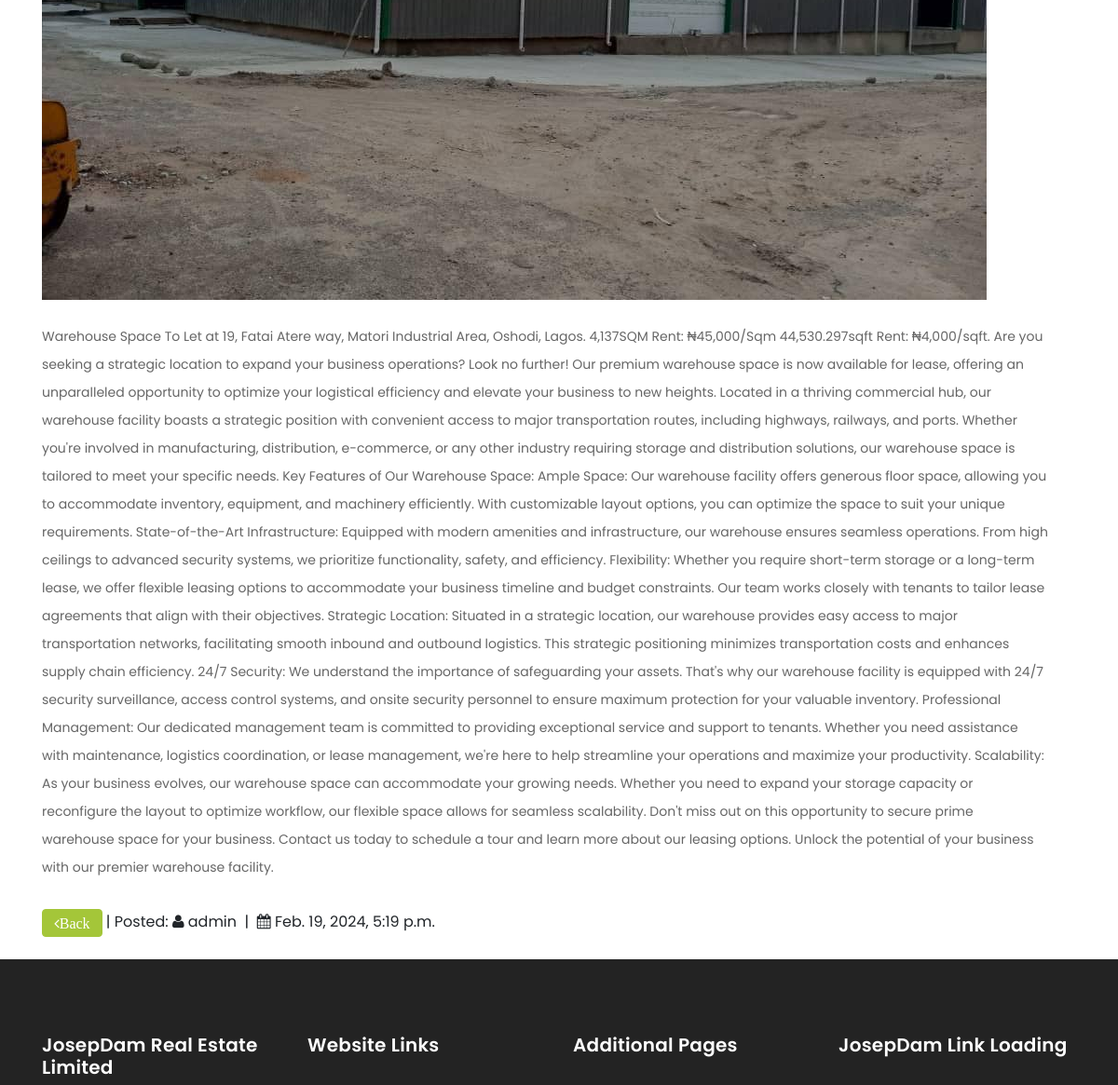
Page /article_blog/2/ (middle part) on the earlier database version.
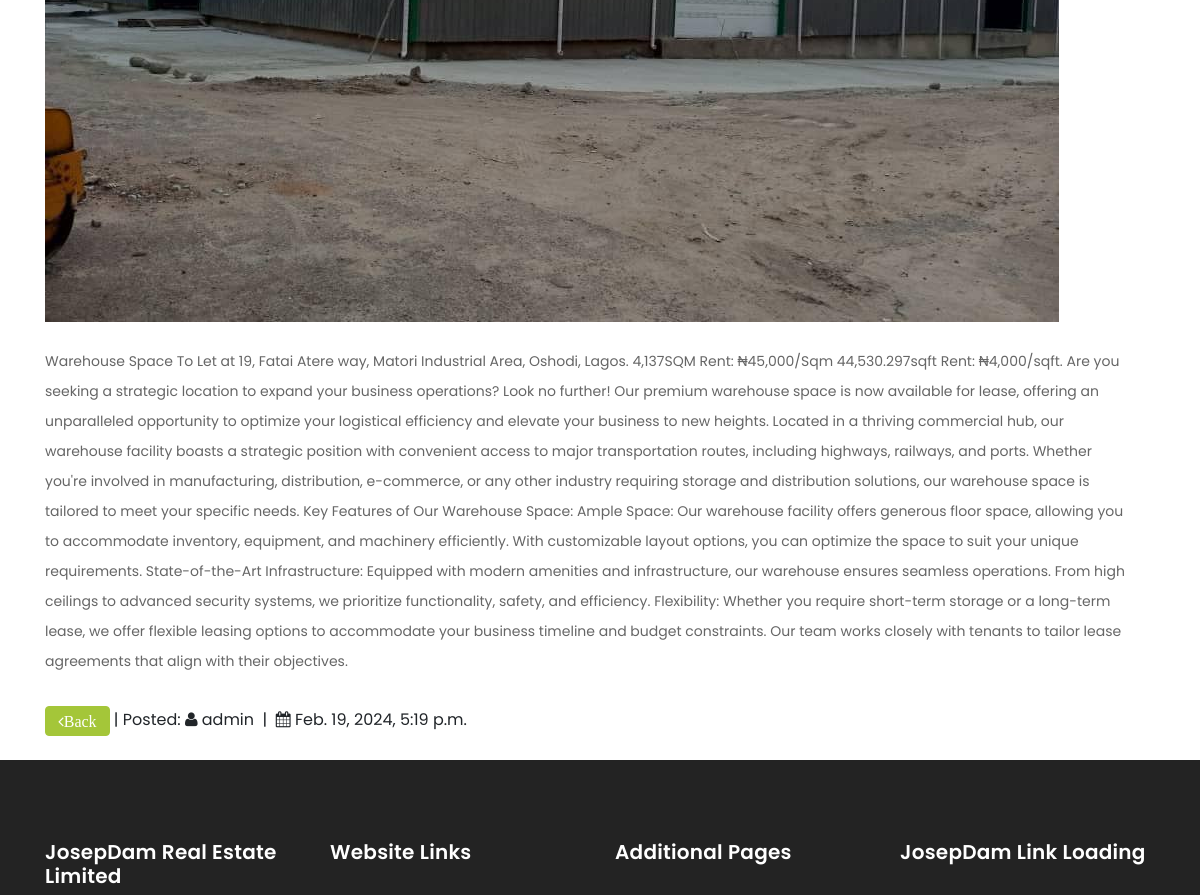
Same page on the later database version.
### josepdam/models.py (models this page shows, shortened)
class BlogPost(models.Model):
    title = models.CharField(max_length=255, blank=True, null=True)
    description = models.TextField()
    slug = models.SlugField (max_length=255)
    img = models.ImageField ( upload_to= 'image_blog/')
    publish_date = models.DateTimeField (auto_now_add= True)
    author = models.ForeignKey(User, on_delete=models.CASCADE)
    price = models.IntegerField()
    location = models.CharField(max_length = 200,blank=True, null=True)
    class Meta:
        ordering =['-publish_date']

### josepdam/views.py (the view, shortened to what this page needs)
# urls.py: path('article_blog/<int:pk>/', BlogArticleDetailView.as_view(), name="detail-blog"),
class BlogArticleDetailView(DetailView):
    model = BlogPost
    template_name = 'josep/blog_article_detail.html'

### templates/josep/blog_article_detail.html (shortened to what this page needs)
{% extends "base.html" %}
{% load static %}
{% block content%}
    <div class="more-info about-info">
      <div class="container">
        <div class="more-info-content">
          <div class="right-content">
            <div>
              {% if object.img %}
              <img src="{{ object.img.url }}" class="img-fluid" alt="">
              {% endif %}
            </div>
            <br>
            <p> {{ object.description |truncatechars:9000}} </p>
          </div>
          <span> <a href="{% url 'blog' %}" class="btn btn-primary"><i class="fa fa-angle-left">Back</i>
              </a>&nbsp;| Posted: <i class="fa fa-user"></i> {{ object.author }} &nbsp;|&nbsp; <i class="fa fa-calendar"></i>
             {{ object.publish_date }}</span>
        </div><br>
      </div>
    </div>
    {% endblock %}

Differences in the rows shown:
changed BlogPost "admin": description "…align with their objectives. Strategic Location: Situated in a strategic location, our warehouse provides easy access to major transportation networks, facilitating smooth inbound and outbound logistics. This strategic positioning minimizes transportation costs and enhances supply chain efficiency. 24/7 Security: We understand the importance of safeguarding your assets. That's why our warehouse facility is equipped with 24/7 security surveillance, access control systems, and onsite security personnel to ensure maximum protection for your valuable inventory. Professional Management: Our dedicated management team is committed to providing exceptional service and support to tenants. Whether…" → "…align with their objectives."
